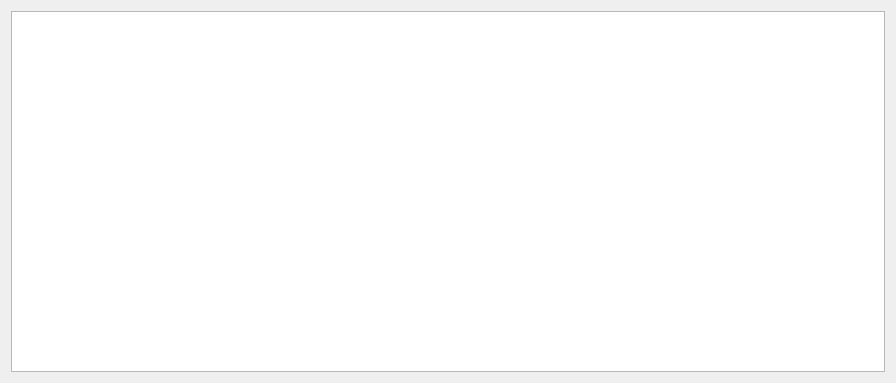
<?xml version="1.0" encoding="UTF-8"?>
<ui version="4.0">
 <class>BranchesWidget</class>
 <widget class="QWidget" name="BranchesWidget">
  <property name="geometry">
   <rect>
    <x>0</x>
    <y>0</y>
    <width>896</width>
    <height>383</height>
   </rect>
  </property>
  <property name="windowTitle">
   <string>Form</string>
  </property>
  <layout class="QGridLayout" name="gridLayout">
   <item row="0" column="0">
    <layout class="QHBoxLayout" name="horizontalLayout">
     <item>
      <widget class="QTableView" name="branchesTableView">
       <property name="locale">
        <locale language="English" country="UnitedStates"/>
       </property>
       <property name="frameShadow">
        <enum>QFrame::Plain</enum>
       </property>
       <property name="lineWidth">
        <number>0</number>
       </property>
       <property name="gridStyle">
        <enum>Qt::NoPen</enum>
       </property>
      </widget>
     </item>
    </layout>
   </item>
  </layout>
 </widget>
 <resources/>
 <connections/>
</ui>
